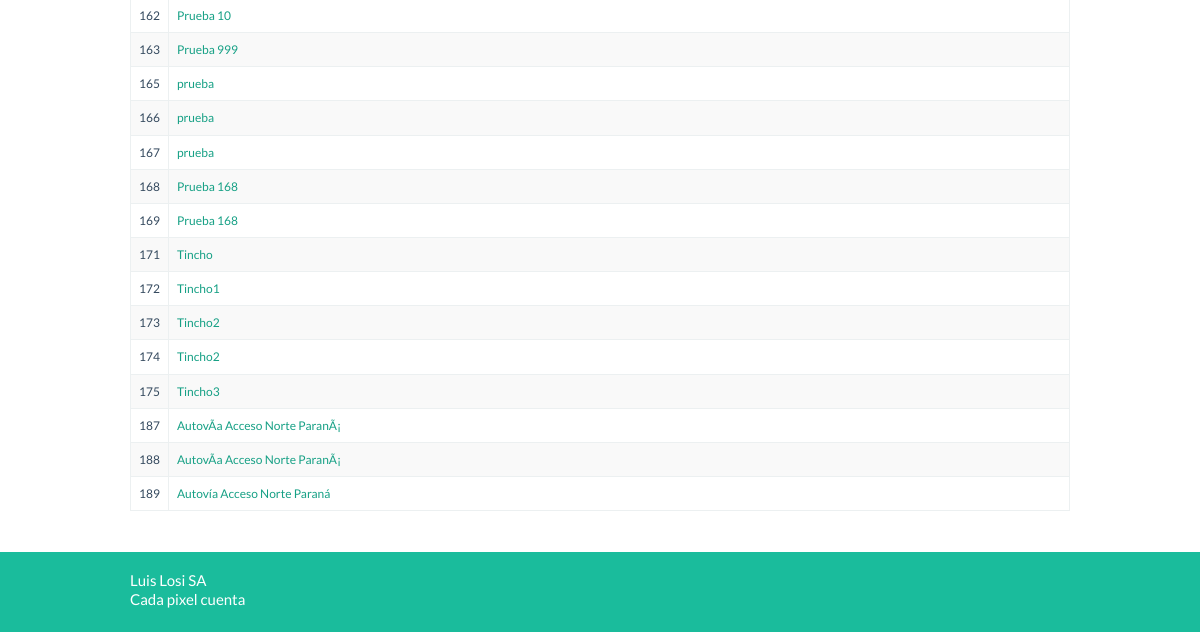
The page /obras/listado.php (signed in, lower part) on the database as committed earlier.
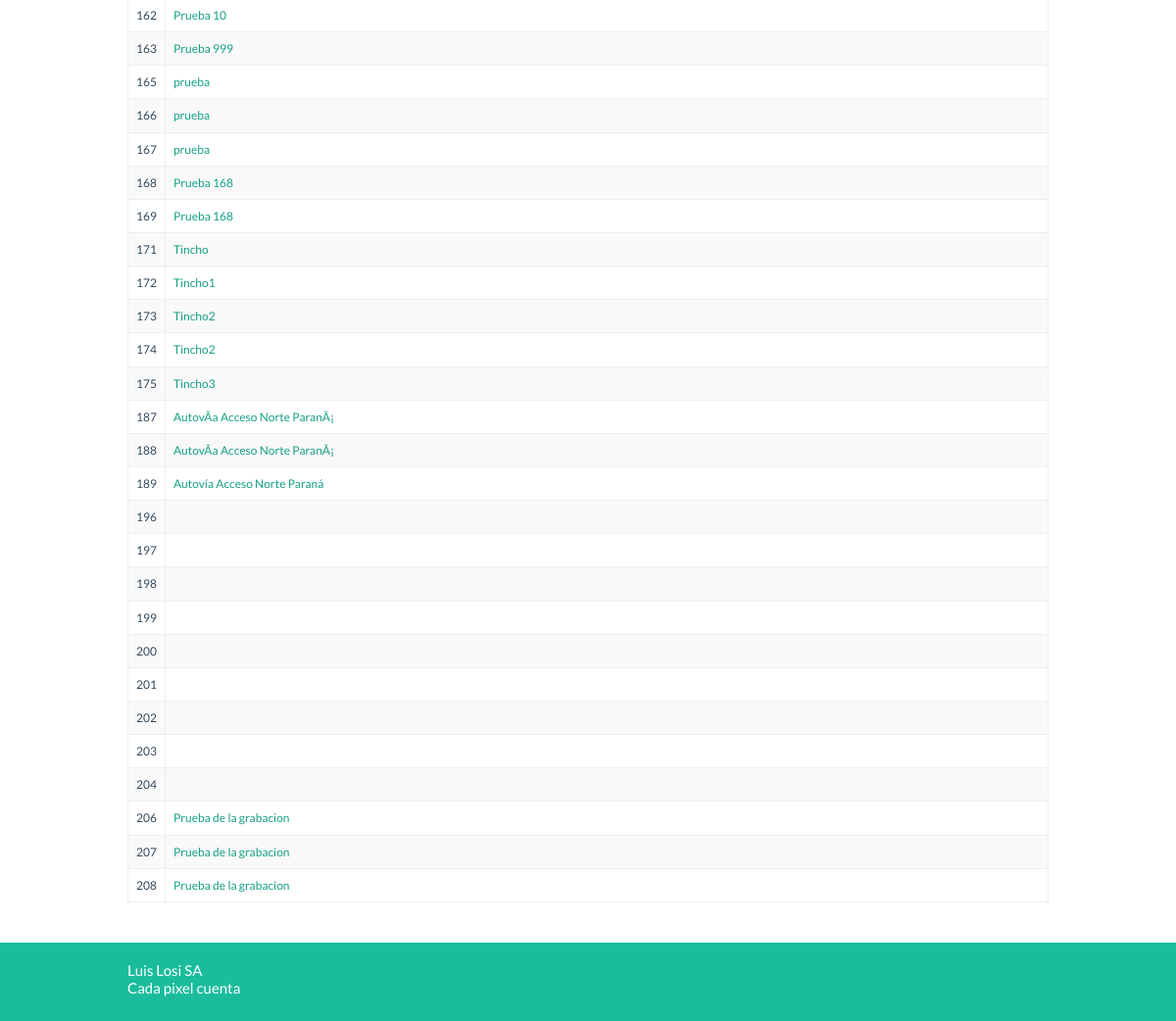
The same page on the database as committed later.
### tables this page shows
CREATE TABLE `obrasejecutadas` (
  `ID` int(11) NOT NULL AUTO_INCREMENT,
  `Seleccion` tinyint(1) NOT NULL DEFAULT '0',
  `denominacion` varchar(255) DEFAULT NULL,
  `enejec` tinyint(1) NOT NULL DEFAULT '0',
  `idcomitente` smallint(5) unsigned DEFAULT NULL,
  `tipoDeObra` varchar(255) DEFAULT NULL,
  `montoContractualOriginal` double DEFAULT NULL,
  `montoContractualFinal` double DEFAULT NULL,
  `fechaTerminacionOriginal` timestamp NOT NULL DEFAULT CURRENT_TIMESTAMP ON UPDATE CURRENT_TIMESTAMP,
  `FechaTerminacionFinal` timestamp NOT NULL DEFAULT '0000-00-00 00:00:00',
  `PlazoOriginal` varchar(15) DEFAULT NULL,
  `PlazoFinal` varchar(15) DEFAULT NULL,
  `idPersoneria` smallint(5) unsigned DEFAULT NULL,
  `participacion` float DEFAULT NULL,
  `ute` varchar(50) DEFAULT NULL,
  `observacion` varchar(255) DEFAULT NULL,
  `longitud` double unsigned DEFAULT NULL,
  `longitudMedida` smallint(5) unsigned DEFAULT NULL,
  `terraplenes` double unsigned DEFAULT NULL,
  `terraplenesMedida` smallint(5) unsigned DEFAULT NULL,
  `recubrimiento` double unsigned DEFAULT NULL,
  `recubrimientoMedida` smallint(5) unsigned DEFAULT NULL,
  `baseNoButuminosa` double unsigned DEFAULT NULL,
  `baseMedida` smallint(5) unsigned DEFAULT NULL,
  `banquinaRipio` double unsigned DEFAULT NULL,
  `banquinaRipioMedida` smallint(5) unsigned DEFAULT NULL,
  `tratamientoTriple` double unsigned DEFAULT NULL,
  `tratamientoTripleMedida` smallint(5) unsigned DEFAULT NULL,
  `Hormigones` double unsigned DEFAULT NULL,
  `HormigonesMedida` smallint(5) unsigned DEFAULT NULL,
  `reforestacion` double unsigned DEFAULT NULL,
  `reforestacionMedida` smallint(5) unsigned DEFAULT NULL,
  `certEjecucion` tinyint(1) NOT NULL DEFAULT '0',
  `rp` tinyint(1) NOT NULL DEFAULT '0',
  `rd` tinyint(1) NOT NULL DEFAULT '0',
  `ok` tinyint(1) NOT NULL DEFAULT '0',
  `fechaInicio` timestamp NOT NULL DEFAULT '0000-00-00 00:00:00',
  `fechaLicitacion` timestamp NOT NULL DEFAULT '0000-00-00 00:00:00',
  `fechaContrato` timestamp NOT NULL DEFAULT '0000-00-00 00:00:00',
  `fechaReplanteo` timestamp NOT NULL DEFAULT '0000-00-00 00:00:00',
  `financiada` varchar(50) DEFAULT NULL,
  `comentario` varchar(255) DEFAULT NULL,
  `fechaRP` timestamp NOT NULL DEFAULT '0000-00-00 00:00:00',
  `fechaRD` timestamp NOT NULL DEFAULT '0000-00-00 00:00:00',
  `kml` varchar(45) DEFAULT NULL,
  PRIMARY KEY (`ID`),
  KEY `FK_obrasejecutadas_Comitente` (`idcomitente`),
  KEY `FK_obrasejecutadas_2` (`idPersoneria`),
  KEY `FK_obrasejecutadas_3` (`longitudMedida`),
  KEY `FK_obrasejecutadas_4` (`banquinaRipioMedida`),
  KEY `FK_obrasejecutadas_5` (`HormigonesMedida`),
  KEY `FK_obrasejecutadas_6` (`tratamientoTripleMedida`),
  KEY `FK_obrasejecutadas_7` (`terraplenesMedida`),
  KEY `FK_obrasejecutadas_8` (`recubrimientoMedida`),
  KEY `FK_obrasejecutadas_9` (`baseMedida`),
  KEY `FK_obrasejecutadas_10` (`reforestacionMedida`),
  CONSTRAINT `FK_obrasejecutadas_10` FOREIGN KEY (`reforestacionMedida`) REFERENCES `medida` (`idMedida`),
  CONSTRAINT `FK_obrasejecutadas_2` FOREIGN KEY (`idPersoneria`) REFERENCES `personeria` (`id`),
  CONSTRAINT `FK_obrasejecutadas_3` FOREIGN KEY (`longitudMedida`) REFERENCES `medida` (`idMedida`),
  CONSTRAINT `FK_obrasejecutadas_4` FOREIGN KEY (`banquinaRipioMedida`) REFERENCES `medida` (`idMedida`),
  CONSTRAINT `FK_obrasejecutadas_5` FOREIGN KEY (`HormigonesMedida`) REFERENCES `medida` (`idMedida`),
  CONSTRAINT `FK_obrasejecutadas_6` FOREIGN KEY (`tratamientoTripleMedida`) REFERENCES `medida` (`idMedida`),
  CONSTRAINT `FK_obrasejecutadas_7` FOREIGN KEY (`terraplenesMedida`) REFERENCES `medida` (`idMedida`),
  CONSTRAINT `FK_obrasejecutadas_8` FOREIGN KEY (`recubrimientoMedida`) REFERENCES `medida` (`idMedida`),
  CONSTRAINT `FK_obrasejecutadas_9` FOREIGN KEY (`baseMedida`) REFERENCES `medida` (`idMedida`),
  CONSTRAINT `FK_obrasejecutadas_Comitente` FOREIGN KEY (`idcomitente`) REFERENCES `comitente` (`id`)
);

### clases/ActiveRecord/MysqlObrasEjecutadasActiveRecord.php (called while the page is built, shortened)
<?php
include_once '../clases/ValueObject/ObrasEjecutadasValueObject.php';
class MysqlObrasEjecutadasActiveRecord implements ActiveRecord{
    public function buscarTodo() {
        $sql = "SELECT * FROM obrasejecutadas;";
        $resultado = mysql_query($sql);
        if($resultado){
            $aObras = array();
            while ($fila = mysql_fetch_object($resultado)){
                $oValueObject = new ObrasEjecutadasValueObject();
                $oValueObject->setBanquinaRipio($fila->banquinaRipio);
                $oValueObject->setBanquinaRipioMedida($fila->banquinaRipioMedida);
                $oValueObject->setBaseMedida($fila->baseMedida);
                $oValueObject->setBaseNoButuminosa($fila->baseNoButuminosa);
                $oValueObject->setCertEjecucion($fila->certEjecucion);
                $oValueObject->setComentario($fila->comentario);
                $oValueObject->setDenominacion($fila->denominacion);
                $oValueObject->setEnejec($fila->enejec);
                $oValueObject->setFechaContrato($fila->fechaContrato);
                $oValueObject->setFechaInicio($fila->fechaInicio);
                $oValueObject->setFechaLicitacion($fila->fechaLicitacion);
                $oValueObject->setFechaRD($fila->fechaRD);
                $oValueObject->setFechaRP($fila->fechaRP);
                $oValueObject->setFechaReplanteo($fila->fechaReplanteo);
                $oValueObject->setFechaTerminacionFinal($fila->FechaTerminacionFinal);
                $oValueObject->setFechaTerminacionOriginal($fila->fechaTerminacionOriginal);
                $oValueObject->setFinanciada($fila->financiada);
                $oValueObject->setHormigones($fila->Hormigones);
                $oValueObject->setHormigonesMedida($fila->HormigonesMedida);
                $oValueObject->setID($fila->ID);
                $oValueObject->setIdPersoneria($fila->idPersoneria);
                $oValueObject->setIdcomitente($fila->idcomitente);
                $oValueObject->setLongitud($fila->longitud);
                $oValueObject->setLongitudMedida($fila->longitudMedida);
                $oValueObject->setMontoContractualFinal($fila->montoContractualFinal);
                $oValueObject->setMontoContractualOriginal($fila->montoContractualOriginal);
                $oValueObject->setObservacion($fila->observacion);
                $oValueObject->setOk($fila->ok);
                $oValueObject->setParticipacion($fila->participacion);
                $oValueObject->setPlazoFinal($fila->PlazoFinal);
                $oValueObject->setPlazoOriginal($fila->PlazoOriginal);
                $oValueObject->setRd($fila->rd);
                $oValueObject->setRecubrimiento($fila->recubrimiento);
                $oValueObject->setRecubrimientoMedida($fila->recubrimientoMedida);
                $oValueObject->setReforestacion($fila->reforestacion);
                $oValueObject->setReforestacionMedida($fila->reforestacionMedida);
                $oValueObject->setRp($fila->rp);
                $oValueObject->setSeleccion($fila->Seleccion);
                $oValueObject->setTerraplenes($fila->terraplenes);
                $oValueObject->setTerraplenesMedida($fila->terraplenesMedida);
                $oValueObject->setTipoDeObra($fila->tipoDeObra);
                $oValueObject->setTratamientoTriple($fila->tratamientoTriple);
                $oValueObject->setTratamientoTripleMedida($fila->tratamientoTripleMedida);
                $oValueObject->setUte($fila->ute);
                $oValueObject->setKml($fila->kml);
                $aObras[] = $oValueObject;
            }
            return $aObras;
        } else {
            return FALSE;
        }
    }
}
?>

### clases/ValueObject/ObrasEjecutadasValueObject.php (called while the page is built, shortened)
<?php
class ObrasEjecutadasValueObject {
    private $ID, $Seleccion, $denominacion, $enejec, $idcomitente, $tipoDeObra;
    public function getID() {
        return $this->ID;
    }
    public function setID($ID) {
        $this->ID = $ID;
    }
    public function getDenominacion() {
        return $this->denominacion;
    }
    public function setDenominacion($denominacion) {
        $this->denominacion = $denominacion;
    }
}
?>

### obras/listado.php (the view, shortened to what this page needs)
<!DOCTYPE html>
<html>
    <head>
        <?php include_once "../includes/php/estilos.php";?>
    </head>
    <body>
        <div class="container">
            <table class="table table-striped table-bordered table-hover">
                <?php
                include_once '../clases/ActiveRecord/MysqlObrasEjecutadasActiveRecord.php';
                $oObras = new MysqlObrasEjecutadasActiveRecord();
                $aObras = $oObras->buscarTodo();
                foreach ($aObras as $llave => $valor) { ?>
                    <tr>
                        <td><?php echo $valor->getID(); ?></td>
                        <td><a href="muestra.php?id=<?php echo $valor->getID(); ?>"><?php echo utf8_encode($valor->getDenominacion()); ?></a></td>
                    </tr>
                    <?php
                }
                ?>
            </table>
        </div>
        <?php include_once "../includes/php/footer.php";?>
    </body>
</html>

Rows that differ between the two databases and show on the page:
added obrasejecutadas: ID "196"
added obrasejecutadas: ID "197"
added obrasejecutadas: ID "198"
added obrasejecutadas: ID "199"
added obrasejecutadas: ID "200"
added obrasejecutadas: ID "201"
added obrasejecutadas: ID "202"
added obrasejecutadas: ID "203"
added obrasejecutadas: ID "204"
added obrasejecutadas: ID "206", denominacion "Prueba de la grabacion"
added obrasejecutadas: ID "207", denominacion "Prueba de la grabacion"
added obrasejecutadas: ID "208", denominacion "Prueba de la grabacion"
